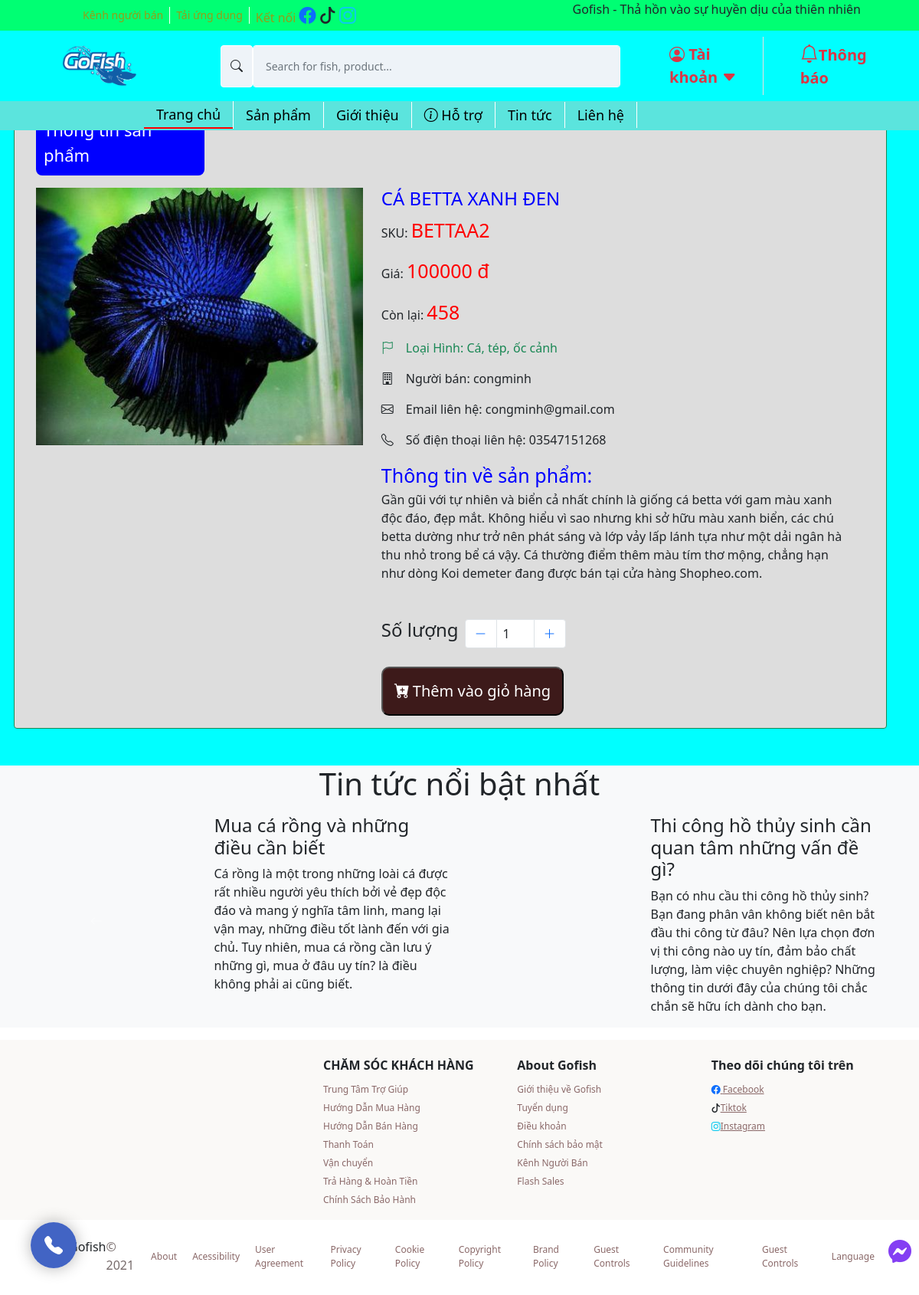
The page /detailView.php?id=23 on the database its author committed.
### tables this page shows
CREATE TABLE `products` (
  `productID` int(11) NOT NULL,
  `productSKU` char(50) NOT NULL,
  `productName` varchar(1000) NOT NULL,
  `categoryID` int(11) NOT NULL,
  `detail` varchar(5000) NOT NULL,
  `price` int(11) NOT NULL,
  `stock` int(11) NOT NULL,
  `sold` int(11) NOT NULL,
  `status` int(11) NOT NULL,
  `userID` int(11) NOT NULL
);

CREATE TABLE `product_image` (
  `productID` int(11) NOT NULL,
  `image` varchar(300) NOT NULL
);

CREATE TABLE `categories` (
  `id` int(11) NOT NULL,
  `categoryName` varchar(300) DEFAULT NULL
);

CREATE TABLE `users` (
  `id` int(11) NOT NULL,
  `fullname` varchar(250) NOT NULL,
  `username` varchar(30) NOT NULL,
  `email` varchar(100) NOT NULL,
  `phone` varchar(11) NOT NULL,
  `address` varchar(250) NOT NULL,
  `password` varchar(250) NOT NULL,
  `status` int(11) NOT NULL DEFAULT 0,
  `email_verification_link` varchar(255) NOT NULL,
  `email_verified_at` timestamp NULL DEFAULT NULL
);

### detailView.php (the view, shortened to what this page needs)
<?php
require './config/constants.php';
require './header.php';
?>
<?php
if (isset($_GET['id'])) {
  $iditem = $_GET['id'];
  $sql = "SELECT products.*,users.phone,users.email,users.username,categoryName FROM products,users,categories where products.categoryID=categories.id and products.userid = users.id and products.productID  = '$iditem' and products.status = '1'";
  $res = mysqli_query($conn, $sql);
  $count = mysqli_num_rows($res);
  if ($count == 1) {
    $row = mysqli_fetch_assoc($res);
    $id = $row['productID'];
    $tenSanPham = $row['productName'];
    $sku = $row['productSKU'];
    $theLoai = $row['categoryName'];
    $price = $row['price'];
    $chiTiet = $row['detail'];
    $conLai = $row['stock'];
    $userName = $row['username'];
    $userEmail = $row['email'];
    $userPhone = $row['phone'];
    $userID = $row['userID'];
    $hinhAnh1 = $conn->query("SELECT * FROM product_image WHERE productID='$id' AND image LIKE '1%'")->fetch_assoc()['image'];
  } else {
    header('location:' . SITEURL);
  }
} else {
  header('location:' . SITEURL);
}
?>
<main style="background-color: aqua;">
  <section class="posts_slider container-fluid" style="padding: 0;">
    <div id="carouselExampleControls" class="carousel slide" data-bs-ride="carousel">
      <div class="carousel-inner">
        <div class="carousel-item active">
          <div class="row">
            <div class="col-md-12">
            </div>
          </div>
        </div>
      </div>
      <button class="carousel-control-prev" type="button" data-bs-target="#carouselExampleControls" data-bs-slide="prev">
      </button>
      <button class="carousel-control-next" type="button" data-bs-target="#carouselExampleControls" data-bs-slide="next">
      </button>
    </div>
  </section>
  <div class="simple-banner mt-2">
  </div>
  <section class="Item-info">
    <div class="container">
      <div class="row" style='padding-top: 70px'>
        <div class="row border p-3 border-success rounded info-item" style="background-color: #ddd">
          <div style='font-size:22px;font-weight:500;padding:10px;background-color:blue;color:#fff;border-radius:8px;width:220px;margin-left:12px'>
            Thông tin sản phẩm
          </div>
          <div class="row">
            <div class="item-menu-img col-md-5">
              <?php
              if ($hinhAnh1 == "") {
                echo "<div class='error'>Image not Available.</div>";
              } else {
              ?>
                <img src="<?php echo SITEURL; ?>assets/img/products/<?php echo $hinhAnh1; ?>" alt="Item-img" style="max-height: 400px;width:100%" class="img-fluid mt-3">
              <?php
              }
              ?>
            </div>
            <div class="order col-md-7 mt-3">
              <div class="item-menu-desc">
                <h4 style='color:blue'>
                  <?php echo $tenSanPham; ?>
                </h4>
                <p>SKU: <span style='color:red;font-weight:500;font-size:25px'>
                    <?php echo $sku; ?>
                  </span>
                </p>
                <p>Giá: <span style='color:red;font-weight:500;font-size:25px' id='price'>
                    <?php echo $price; ?> đ
                  </span>
                </p>
                <p>Còn lại: <span style='color:red;font-weight:500;font-size:25px'>
                    <?php echo $conLai; ?>
                  </span>
                </p>
                <p class="text-success"><i class="bi bi-flag me-3"></i>Loại Hình:
                  <?php echo $theLoai ?>
                </p>
                <p><i class="bi bi-building me-3"></i>Người bán:
                  <?php echo $userName ?>
                </p>
                <p><i class="bi bi-envelope me-3"></i>Email liên hệ:
                  <?php echo $userEmail ?>
                </p>
                <p><i class="bi bi-telephone me-3"></i>Số điện thoại liên hệ:
                  <?php echo $userPhone ?>
                </p>
                <p>
                  <span style='color:blue;font-weight:500;font-size:25px'>
                    Thông tin về sản phẩm: <br>
                  </span>
                  <?php echo $chiTiet; ?>
                </p>
                <div class="item-num d-flex mt-5 mb-2">
                  <h4 class="me-2">Số lượng</h4>
                  <ul class="pagination justify-content-end">
                    <li class="page-item page-item-btn-decrease">
                      <a class="page-link bi bi-dash-lg" id="btn-decrease" type="button"></a>
                    </li>
                    <li class="page-item">
                      <input type="text" id="input-quantity-detail" class="page-link px-2 text-dark" autocomplete="off" value="1" style="width: 50px;" data-prod_stock="<?php echo $conLai ?>">
                    </li>
                    <li class="page-item">
                      <a class="page-link bi-plus-lg" id="btn-increase" type="button"></a>
                    </li>
                  </ul>
                </div>
              </div>
              <div>
                <?php
                if ($userID == $_SESSION['id']) {
                ?>
                  <p class="sold-out-detail">Sản phẩm của bạn</p>
                <?php
                }
                else if ($conLai == 0) {
                ?>
                  <p class="sold-out-detail">Hết hàng</p>
                <?php
                } else {
                ?>
                  <button type="button" class="bi bi-cart-plus-fill btn-add-to-cart-detail" data-product_id="<?php echo $iditem ?>"><span class="ms-1">Thêm vào giỏ hàng</span>
                  </button>
                <?php
                }
                ?>
              </div>
            </div>
          </div>
        </div>
      </div>
    </div>
  </section>
  <div class="notice bg-light">
    <div class="title-notice mt-5">
      <h1>Tin tức nổi bật nhất</h1>
    </div>
    <section class="posts_slider container mt-3">
      <div id="carouselExampleControls" class="carousel slide" data-bs-ride="carousel">
        <div class="carousel-inner">
          <div class="carousel-item active">
            <div class="row">
              <div class="col-md-6">
                <div class="row">
                  <div class="col-md-5">
                  </div>
                  <div class="col-md-7">
                    <h4>Mua cá rồng và những điều cần biết</h4>
                    <p>Cá rồng là một trong những loài cá được rất nhiều người yêu thích bởi vẻ đẹp độc đáo và mang ý
                      nghĩa tâm linh, mang lại vận may, những điều tốt lành đến với gia chủ. Tuy nhiên, mua cá rồng
                      cần
                      lưu ý những gì, mua ở đâu uy tín? là điều không phải ai cũng biết.</p>
                  </div>
                </div>
              </div>
              <div class="col-md-6">
                <div class="row">
                  <div class="col-md-5">
                  </div>
                  <div class="col-md-7">
                    <h4>Thi công hồ thủy sinh cần quan tâm những vấn đề gì?</h4>
                    <P>Bạn có nhu cầu thi công hồ thủy sinh? Bạn đang phân vân không biết nên bắt đầu thi công từ đâu?
                      Nên lựa chọn đơn vị thi công nào uy tín, đảm bảo chất lượng, làm việc chuyên nghiệp? Những thông
                      tin dưới đây của chúng tôi chắc chắn sẽ hữu ích dành cho bạn.</P>
                  </div>
                </div>
              </div>
            </div>
          </div>
        </div>
        <button class="carousel-control-prev" type="button" data-bs-target="#carouselExampleControls" data-bs-slide="prev">
          <i class="bi bi-arrow-left"></i>
        </button>
        <button class="carousel-control-next" type="button" data-bs-target="#carouselExampleControls" data-bs-slide="next">
          <i class="bi bi-arrow-right"></i>
        </button>
      </div>
    </section>
  </div>
</main>
<footer style="background-color: #faf9f7;" class="mt-3">
  <div class="container pt-3">
    <div class="row">
      <div class="col-md-4">
        <div class=" logo-footer">
        </div>
      </div>
      <div class="col-md mt-2">
        <h1 class="text-footer">CHĂM SÓC KHÁCH HÀNG</h1>
        <ul class="list-unstyled">
          <li><a href="" class="text-decoration-none">Trung Tâm Trợ Giúp</a></li>
          <li><a href="" class="text-decoration-none">Hướng Dẫn Mua Hàng</a></li>
          <li><a href="" class="text-decoration-none">Hướng Dẫn Bán Hàng</a></li>
          <li><a href="" class="text-decoration-none">Thanh Toán</a></li>
          <li><a href="" class="text-decoration-none">Vận chuyển</a></li>
          <li><a href="" class="text-decoration-none">Trả Hàng & Hoàn Tiền</a></li>
          <li><a href="" class="text-decoration-none">Chính Sách Bảo Hành</a></li>
        </ul>
      </div>
      <div class="col-md mt-2">
        <h1 class="text-footer">About Gofish</h1>
        <ul class="list-unstyled">
          <li><a href="" class="text-decoration-none">Giới thiệu về Gofish</a></li>
          <li><a href="" class="text-decoration-none">Tuyển dụng</a></li>
          <li><a href="" class="text-decoration-none">Điều khoản</a></li>
          <li><a href="" class="text-decoration-none">Chính sách bảo mật</a></li>
          <li><a href="" class="text-decoration-none">Kênh Người Bán</a></li>
          <li><a href="" class="text-decoration-none">Flash Sales</a></li>
        </ul>
      </div>
      <div class="col-md mt-2">
        <h1 class="text-footer">Theo dõi chúng tôi trên</h1>
        <ul class="list-unstyled">
          <li><a href=""><i class="bi bi-facebook text-primary"></i> Facebook</a></li>
          <li><a href=""><i class="bi bi-tiktok text-dark"></i>Tiktok</a></li>
          <li><a href=""><i class="bi bi-instagram text-info"></i>Instagram</a></li>
        </ul>
      </div>
    </div>
  </div>
</footer>
<div class="mt-2" style="text-align: center;">
  <div class="col-md ms-5 me-5">
    <ul class="list-footer">
      <li>
        <p style="margin-top: 15px; display: inline-flex;">Gofish
          <span style="color: rgb(119, 108, 108) ;" class="footer-text">© 2021 </span>
        </p>
      </li>
      <li><a href="" class="text-decoration-none link-dark">About</a></li>
      <li><a href="" class="text-decoration-none link-dark">Acessibility</a></li>
      <li><a href="" class="text-decoration-none link-dark">User Agreement</a></li>
      <li><a href="" class="text-decoration-none link-dark">Privacy Policy</a></li>
      <li><a href="" class="text-decoration-none link-dark">Cookie Policy</a></li>
      <li><a href="" class="text-decoration-none link-dark">Copyright Policy</a></li>
      <li><a href="" class="text-decoration-none link-dark">Brand Policy</a></li>
      <li><a href="" class="text-decoration-none link-dark">Guest Controls</a></li>
      <li><a href="" class="text-decoration-none link-dark">Community Guidelines</a></li>
      <li><a href="" class="text-decoration-none link-dark">Guest Controls</a></li>
      <li><a href="" class="text-decoration-none link-dark">Language</a></li>
    </ul>
  </div>
</div>
<div id="hotline">
  <a href="tel:0366035523" id="yBtn">
    <i class="bi bi-telephone-fill"></i>
  </a>
</div>
<div id="messenger" style="width:20px">
  <i class="bi bi-messenger"></i>
</div>
</body>
</html>

### assets/css/index.css (style rules this page uses)
.posts_slider { z-index: -1; }
.simple-banner { text-align: center; align-items: center; justify-content: center; }
.title-notice { text-align: center; }
.logo-footer { font-size: 20px; font-weight: 500; color: blue; text-align: center; }
.text-footer { font-size: 16px; font-weight: 600; }
.list-unstyled a { display: inline; font-size: 12px; text-align: left; color: #8a6868; }
.list-footer { align-items: center; display: flex; justify-content: center; }
.list-footer li { display: flex; margin: 0 10px; text-align: left; }
.list-footer a { display: inline; font-size: 12px; text-align: left; color: #8a6868; }
#hotline { position: fixed; bottom: 40px; left: 40px; z-index: 999999999; display: flex; align-items: center; width: 60px; border-radius: 50%; box-shadow: 0px 0px 20px rgba(0, 0, 0, 0.3); }
#hotline > a { display: inline-block; text-align: center; background: #4264c4; color: #ffffff; width: 60px; font-size: 24px; line-height: 60px; border-radius: 50%; box-shadow: 0 0 0 0 rgba(15, 117, 188, 0.3); -webkit-animation: pulse 1.5s infinite; animation: pulse 1.5s infinite; transition: all .3s; }
#messenger { border-radius: 40px; font-size: 30px; font-weight: bolder; color: rgb(102, 16, 240); text-align: center; display: flex; align-items: center; justify-content: center; position: fixed; bottom: 40px; right: 15px; cursor: pointer; opacity: 0.8; }
.btn-add-to-cart-detail { background: #3d1a1a; color: white; font-size: 20px; padding: 15px 15px; border-radius: 10px; max-width: fit-content; }

### rows shown on the page
products: productID.image (picture), productName "CÁ BETTA XANH ĐEN", productSKU "BETTAA2", price "100000", stock "458", categoryID.categoryName "Cá, tép, ốc cảnh", userID.username "congminh", userID.email "congminh@gmail.com", userID.phone "03547151268", detail "Gần gũi với tự nhiên và biển cả nhất chính là giống cá betta với gam màu xanh độc đáo, đẹp mắt. Không hiểu vì sao nhưng khi sở hữu màu xanh biển, các chú betta dường như trở nên phát sáng và lớp vảy lấp lánh tựa như một dải ngân hà thu nhỏ trong bể cá vậy. Cá thường điểm thêm màu tím thơ mộng, chẳng hạn như dòng Koi demeter đang được bán tại cửa hàng Shopheo.com."
